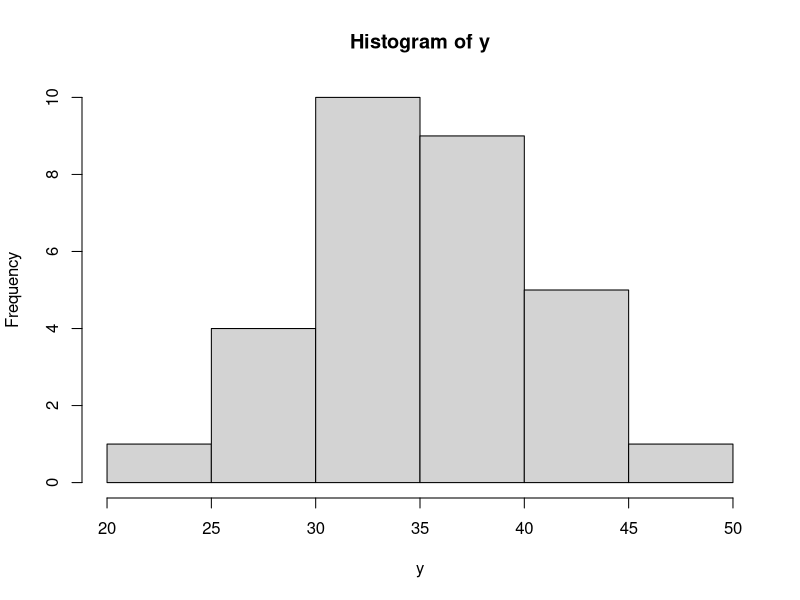
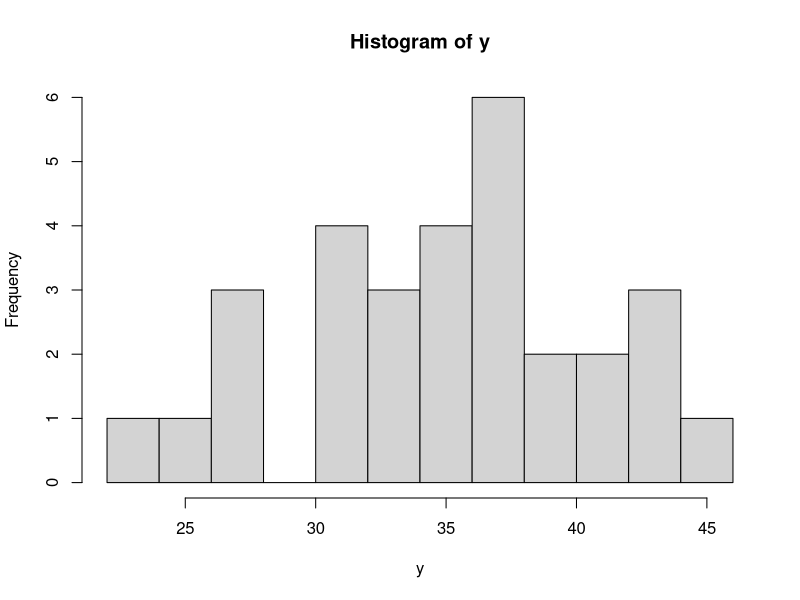
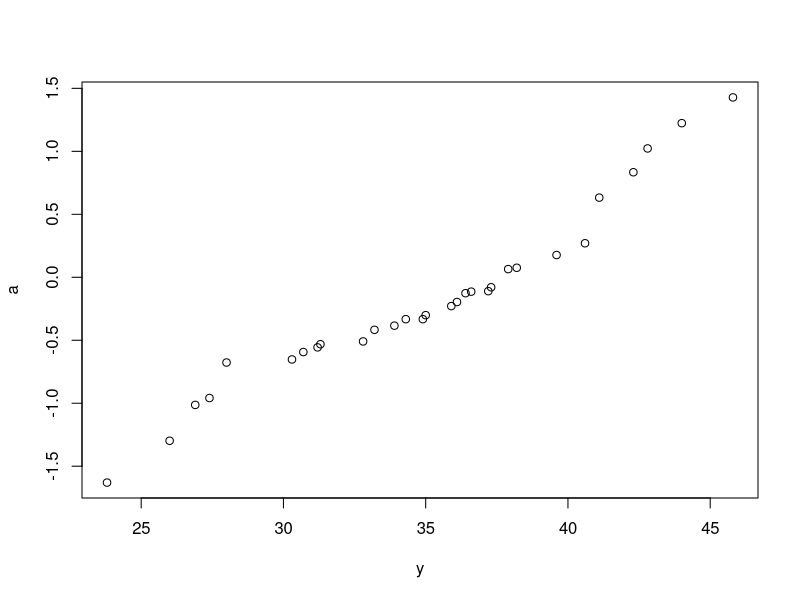
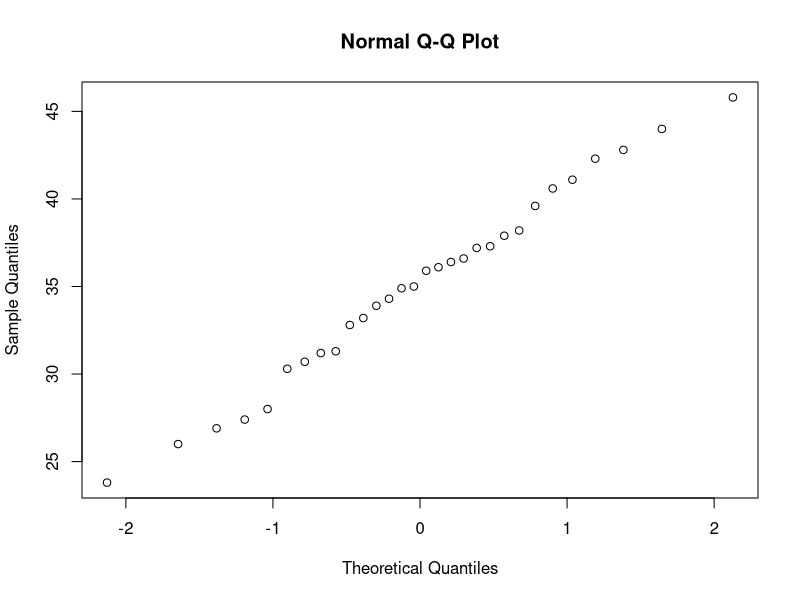

The R source for these figures, in order:
rm(list=ls())

## input single sample data as a vector
y <- c(23.8,26,26.9,27.4,28,30.3,30.7,35.9,36.1,36.4,36.6,37.2,37.3,37.9,31.2,31.3,32.8,33.2,33.9,34.3,34.9,35,38.2,39.6,40.6,41.1,42.3,42.8,44,45.8)

## exploratory data analysi9s
hist(y)

## don't like the number of bins

hist(y,8)


### check normality
## this will compare to any distribution
a <- rnorm(length(y))
qqplot(y,a) ## if the distribution of y and a is same it should be a 45 degree line

## specifically for normal distribution 
qqnorm(y)
## no deparatures from normality seen
## shapiro wilks test for normality(not very powerful)
## null hypothesis is data is normally distributed

shapiro.test(y)
## accept the null hypothesis that the population is normally distributed

## compute the mean and variance
mean(y)
var(y)

## 95 % confidence interval for the data
## assuming normality and large n
mean(y) + qnorm(.025)*sqrt(var(y)/length(y))
mean(y) - qnorm(.025)*sqrt(var(y)/length(y))

## 95% confidence interval for the mean and a small unknown variance
mean(y) + qt(.025,length(y)-1)*sqrt(var(y)/length(y))
mean(y) - qt(.025,length(y)-1)*sqrt(var(y)/length(y))

## bootstrap 95% confidence interval
## does not assume normality or sigma squared known, n can be large or small
b <- numeric(10000)
for(i in 1:10000) b[i] <- mean(sample(y,replace = T))
b <- sort(b)
b[250]
b[9750]

## test statistic and p value assuming large n
## H_0: mu <= 30
## H_1: mu > 30

## test statistic
z<-(mean(y)-30)/sqrt(var(y)/length(y))
z

## p value
p<- 1-pnorm(z)
p

## using one sided
t.test(y,alternative ="greater",mu=30 )

## two tailed test
t.test(y,alternative = "two.sided",mu = 30)

##wilcoxin test for mean=30
wilcox.test(y,mu=30)

## variance
## 95% confidence interval for variance assuming normality

n<- length(y)
(n-1)*var(y)/qchisq(.025,n-1)
(n-1)*var(y)/qchisq(.975,n-1)


## bootstrap 95% confidence interval
b1 <- numeric(10000)
for(i in 1:10000) b1[i] <- var(sample(y,replace = T))
b1 <- sort(b1)
b1[250]
b1[9750]


## hypothesis test for population variance
## H_0: sigma^2 <=30
## H_1: sigma^2 >30

pvalu <- 1-pchisq((n-1)*var(y)/30,n-1)
pvalu


### summary results
## population does not significantly differ from n0rmal distribution
## the sample mean and variance were .. and ... A 95% confidence interval for the mean is (..,..)
##A 95% confidence interval for the variance is (..,..)
## A hypothesis test for the mean equal to 30 vs not equal to 30 is rejected with a pvalue less than .0001
## A hypothesis test for the variance of less than or equal to 30 vs greater to 30 resulted in a p value of .424 indicating the null hpothesis can not be rejected

## In courseware under data there is a file const.xls
## 1. Compute the 95% ci for the mean of bonus and entitlement
##use only those available
## test the mean bonus is 30 or not
## test whether mean entitlement is <=1000 or >1000
## Get a 95% CI for variance of bonus
## write up results



